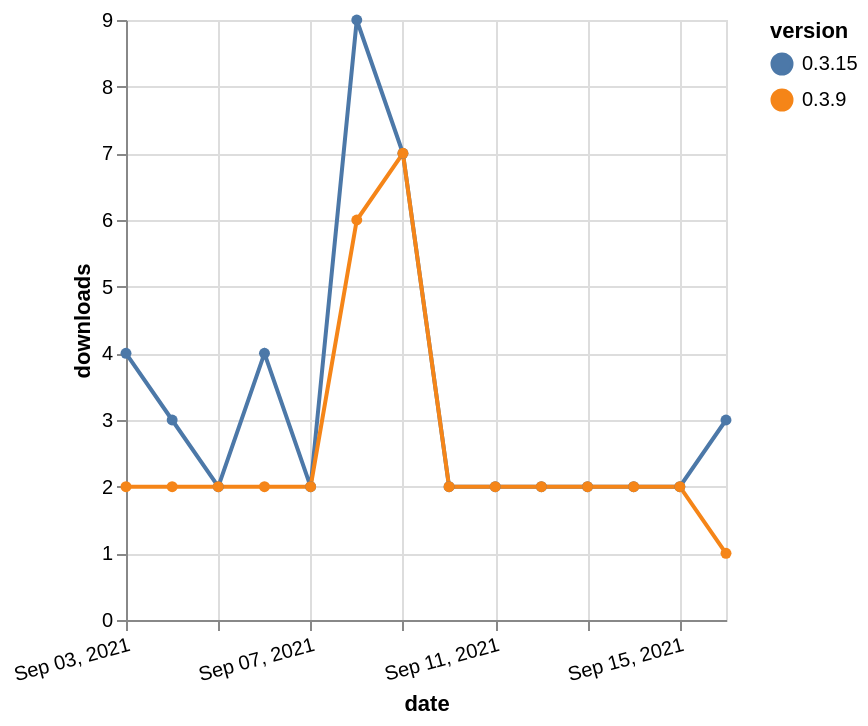

The specification (Vega-Lite) saved for this image:
### Vega-Lite specification from a JSON file in a GitHub repository (floating-point values rounded to 4 significant figures)
{"$schema": "https://vega.github.io/schema/vega-lite/v5.json", "description": "A simple bar chart with embedded data.", "data": {"values": [{"date": "2021-09-03", "total": 1470, "delta": 4, "version": "0.3.15"}, {"date": "2021-09-04", "total": 1473, "delta": 3, "version": "0.3.15"}, {"date": "2021-09-05", "total": 1475, "delta": 2, "version": "0.3.15"}, {"date": "2021-09-06", "total": 1479, "delta": 4, "version": "0.3.15"}, {"date": "2021-09-07", "total": 1481, "delta": 2, "version": "0.3.15"}, {"date": "2021-09-08", "total": 1490, "delta": 9, "version": "0.3.15"}, {"date": "2021-09-09", "total": 1497, "delta": 7, "version": "0.3.15"}, {"date": "2021-09-10", "total": 1499, "delta": 2, "version": "0.3.15"}, {"date": "2021-09-11", "total": 1501, "delta": 2, "version": "0.3.15"}, {"date": "2021-09-12", "total": 1503, "delta": 2, "version": "0.3.15"}, {"date": "2021-09-13", "total": 1505, "delta": 2, "version": "0.3.15"}, {"date": "2021-09-14", "total": 1507, "delta": 2, "version": "0.3.15"}, {"date": "2021-09-15", "total": 1509, "delta": 2, "version": "0.3.15"}, {"date": "2021-09-16", "total": 1512, "delta": 3, "version": "0.3.15"}, {"date": "2021-09-03", "total": 2506, "delta": 2, "version": "0.3.9"}, {"date": "2021-09-04", "total": 2508, "delta": 2, "version": "0.3.9"}, {"date": "2021-09-05", "total": 2510, "delta": 2, "version": "0.3.9"}, {"date": "2021-09-06", "total": 2512, "delta": 2, "version": "0.3.9"}, {"date": "2021-09-07", "total": 2514, "delta": 2, "version": "0.3.9"}, {"date": "2021-09-08", "total": 2520, "delta": 6, "version": "0.3.9"}, {"date": "2021-09-09", "total": 2527, "delta": 7, "version": "0.3.9"}, {"date": "2021-09-10", "total": 2529, "delta": 2, "version": "0.3.9"}, {"date": "2021-09-11", "total": 2531, "delta": 2, "version": "0.3.9"}, {"date": "2021-09-12", "total": 2533, "delta": 2, "version": "0.3.9"}, {"date": "2021-09-13", "total": 2535, "delta": 2, "version": "0.3.9"}, {"date": "2021-09-14", "total": 2537, "delta": 2, "version": "0.3.9"}, {"date": "2021-09-15", "total": 2539, "delta": 2, "version": "0.3.9"}, {"date": "2021-09-16", "total": 2540, "delta": 1, "version": "0.3.9"}]}, "width": "container", "mark": {"type": "line", "point": {"filled": true}}, "encoding": {"x": {"field": "date", "type": "temporal", "timeUnit": "yearmonthdate", "title": "date", "axis": {"labelAngle": -15}}, "y": {"field": "delta", "type": "quantitative", "title": "downloads"}, "color": {"field": "version", "type": "nominal"}, "tooltip": {"field": "delta"}}}
